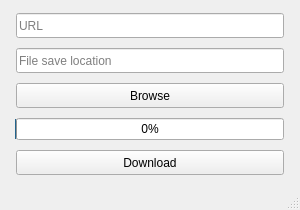
<?xml version="1.0" encoding="UTF-8"?>
<ui version="4.0">
 <class>MainWindow</class>
 <widget class="QMainWindow" name="MainWindow">
  <property name="geometry">
   <rect>
    <x>0</x>
    <y>0</y>
    <width>300</width>
    <height>210</height>
   </rect>
  </property>
  <property name="sizePolicy">
   <sizepolicy hsizetype="Preferred" vsizetype="Preferred">
    <horstretch>0</horstretch>
    <verstretch>0</verstretch>
   </sizepolicy>
  </property>
  <property name="minimumSize">
   <size>
    <width>300</width>
    <height>210</height>
   </size>
  </property>
  <property name="maximumSize">
   <size>
    <width>300</width>
    <height>210</height>
   </size>
  </property>
  <property name="windowTitle">
   <string>PyDownloader</string>
  </property>
  <property name="styleSheet">
   <string notr="true"/>
  </property>
  <widget class="QWidget" name="centralwidget">
   <layout class="QVBoxLayout" name="verticalLayout">
    <item>
     <widget class="QLineEdit" name="url">
      <property name="minimumSize">
       <size>
        <width>0</width>
        <height>25</height>
       </size>
      </property>
      <property name="styleSheet">
       <string notr="true">margin: 0 7px;</string>
      </property>
      <property name="placeholderText">
       <string>URL</string>
      </property>
     </widget>
    </item>
    <item>
     <widget class="QLineEdit" name="location">
      <property name="minimumSize">
       <size>
        <width>0</width>
        <height>25</height>
       </size>
      </property>
      <property name="styleSheet">
       <string notr="true">margin: 0 7px;</string>
      </property>
      <property name="placeholderText">
       <string>File save location</string>
      </property>
     </widget>
    </item>
    <item>
     <widget class="QPushButton" name="brows_btn">
      <property name="minimumSize">
       <size>
        <width>0</width>
        <height>25</height>
       </size>
      </property>
      <property name="styleSheet">
       <string notr="true">margin: 0 7px;</string>
      </property>
      <property name="text">
       <string>Browse</string>
      </property>
     </widget>
    </item>
    <item>
     <widget class="QProgressBar" name="progress_bar">
      <property name="styleSheet">
       <string notr="true">margin: 0 7px;</string>
      </property>
      <property name="value">
       <number>0</number>
      </property>
      <property name="alignment">
       <set>Qt::AlignCenter</set>
      </property>
      <property name="invertedAppearance">
       <bool>false</bool>
      </property>
     </widget>
    </item>
    <item>
     <widget class="QPushButton" name="download_btn">
      <property name="minimumSize">
       <size>
        <width>0</width>
        <height>25</height>
       </size>
      </property>
      <property name="styleSheet">
       <string notr="true">margin: 0 7px;
</string>
      </property>
      <property name="text">
       <string>Download</string>
      </property>
     </widget>
    </item>
   </layout>
  </widget>
  <widget class="QMenuBar" name="menubar">
   <property name="geometry">
    <rect>
     <x>0</x>
     <y>0</y>
     <width>300</width>
     <height>22</height>
    </rect>
   </property>
  </widget>
  <widget class="QStatusBar" name="statusbar"/>
 </widget>
 <resources/>
 <connections/>
</ui>
